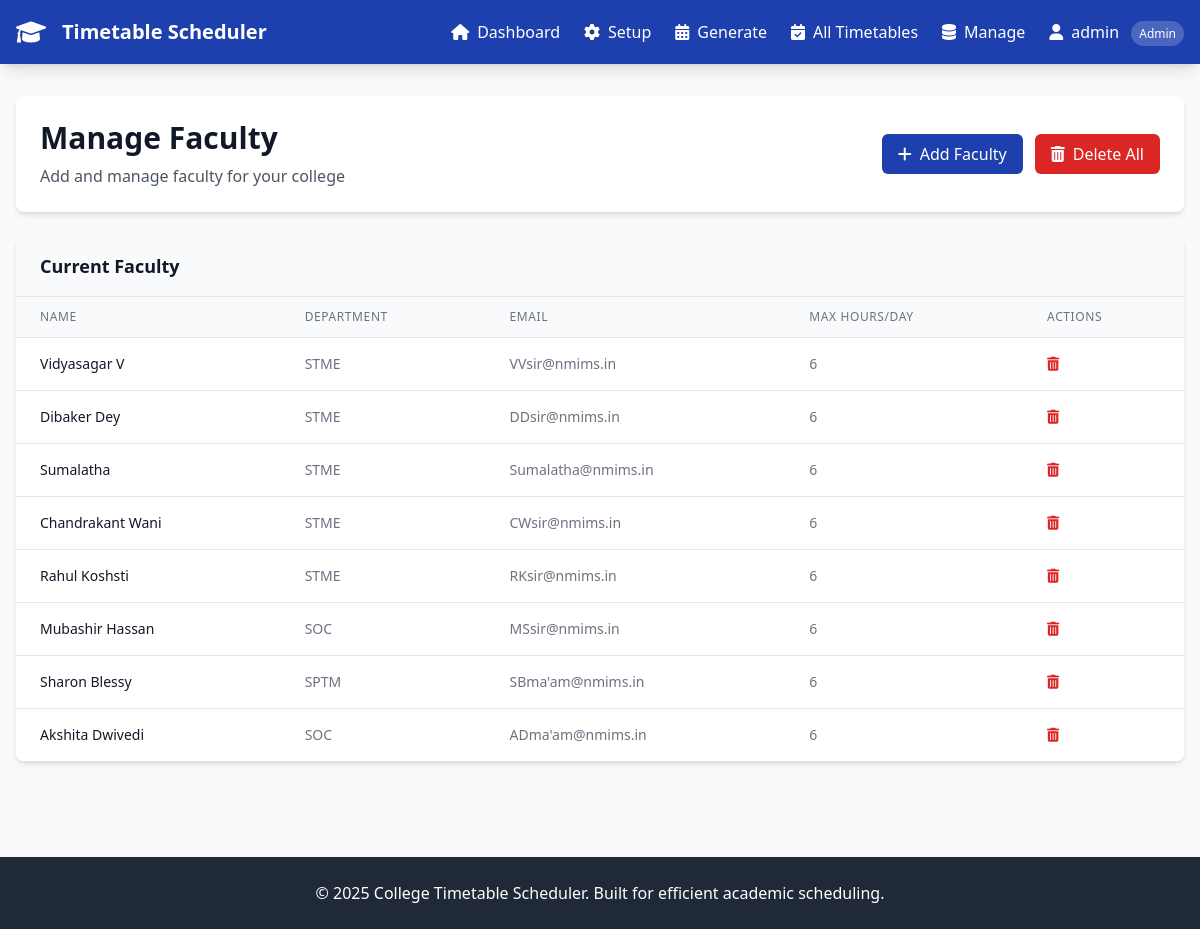
Screenshot of /manage/faculty (signed in) with the database file from the repository.
### timetable_scheduler/app.py (models this page shows)
class Faculty(db.Model):
    id = db.Column(db.Integer, primary_key=True)
    name = db.Column(db.String(100), nullable=False)
    email = db.Column(db.String(100), unique=True, nullable=True)
    department = db.Column(db.String(50))
    max_hours_per_day = db.Column(db.Integer, default=6)
    avg_leaves_per_month = db.Column(db.Integer, default=2)

### timetable_scheduler/app.py (the view)
@app.route('/manage/<string:entity>')
def manage_entity(entity):
    if 'user_id' not in session or session.get('user_role') != 'admin':
        flash('Access denied. Admin privileges required.', 'error')
        return redirect(url_for('login'))
    data = {}
    if entity == 'classrooms':
        data['items'] = Classroom.query.all()
    elif entity == 'faculty':
        data['items'] = Faculty.query.all()
    elif entity == 'subjects':
        data['items'] = Subject.query.all()
        data['faculty'] = Faculty.query.all()
    elif entity == 'batches':
        data['items'] = Batch.query.all()
    elif entity == 'students':
        data['items'] = User.query.filter_by(role='student').all()
        data['batches'] = Batch.query.all()
    if 'items' not in data:
        data['items'] = []
    return render_template('manage.html', entity=entity, data=data)

### timetable_scheduler/templates/manage.html (shortened to what this page needs)
{% extends "base.html" %}
{% block content %}
<div class="space-y-6">
    <div class="bg-white rounded-lg shadow-md p-6">
        <div class="flex items-center justify-between">
            <div>
                <h1 class="text-3xl font-bold text-gray-900">Manage {{ entity.title() }}</h1>
                <p class="text-gray-600 mt-2">Add and manage {{ entity }} for your college</p>
            </div>
            <div class="flex space-x-3">
                <button onclick="toggleAddForm()" class="bg-college-blue text-white px-4 py-2 rounded-md hover:bg-college-dark transition duration-200">
                    <i class="fas fa-plus mr-2"></i>Add {{ entity.rstrip('s').title() }}
                </button>
                {% if data['items'] %}
                <form method="POST" action="{{ url_for('delete_all_entities', entity=entity) }}" style="display: inline-block;" onsubmit="return confirm('⚠️ WARNING: This will delete ALL {{ entity }}! This action cannot be undone. Are you absolutely sure?')">
                    <button type="submit" class="bg-red-600 text-white px-4 py-2 rounded-md hover:bg-red-700 transition duration-200">
                        <i class="fas fa-trash-alt mr-2"></i>Delete All
                    </button>
                </form>
                {% endif %}
            </div>
        </div>
    </div>
    <div class="bg-white rounded-lg shadow-md overflow-hidden">
        <div class="px-6 py-4 bg-gray-50 border-b">
            <h2 class="text-lg font-semibold text-gray-900">Current {{ entity.title() }}</h2>
        </div>
        {% if data['items'] %}
            <div class="overflow-x-auto">
                <table class="min-w-full divide-y divide-gray-200">
                    <thead class="bg-gray-50">
                        <tr>
                            {% if entity == 'classrooms' %}
                                <th class="px-6 py-3 text-left text-xs font-medium text-gray-500 uppercase tracking-wider">Name</th>
                                <th class="px-6 py-3 text-left text-xs font-medium text-gray-500 uppercase tracking-wider">Capacity</th>
                                <th class="px-6 py-3 text-left text-xs font-medium text-gray-500 uppercase tracking-wider">Type</th>
                                <th class="px-6 py-3 text-left text-xs font-medium text-gray-500 uppercase tracking-wider">Status</th>
                                <th class="px-6 py-3 text-left text-xs font-medium text-gray-500 uppercase tracking-wider">Actions</th>
                            {% elif entity == 'faculty' %}
                                <th class="px-6 py-3 text-left text-xs font-medium text-gray-500 uppercase tracking-wider">Name</th>
                                <th class="px-6 py-3 text-left text-xs font-medium text-gray-500 uppercase tracking-wider">Department</th>
                                <th class="px-6 py-3 text-left text-xs font-medium text-gray-500 uppercase tracking-wider">Email</th>
                                <th class="px-6 py-3 text-left text-xs font-medium text-gray-500 uppercase tracking-wider">Max Hours/Day</th>
                                <th class="px-6 py-3 text-left text-xs font-medium text-gray-500 uppercase tracking-wider">Actions</th>
                            {% endif %}
                        </tr>
                    </thead>
                    <tbody class="bg-white divide-y divide-gray-200">
                        {% for item in data['items'] %}
                            <tr class="hover:bg-gray-50">
                                {% if entity == 'classrooms' %}
                                    <td class="px-6 py-4 whitespace-nowrap text-sm font-medium text-gray-900">{{ item.name }}</td>
                                    <td class="px-6 py-4 whitespace-nowrap text-sm text-gray-500">{{ item.capacity }}</td>
                                    <td class="px-6 py-4 whitespace-nowrap">
                                        <span class="px-2 inline-flex text-xs leading-5 font-semibold rounded-full {% if item.type == 'lab' %}bg-blue-100 text-blue-800{% elif item.type == 'tutorial' %}bg-orange-100 text-orange-800{% elif item.type == 'auditorium' %}bg-purple-100 text-purple-800{% else %}bg-green-100 text-green-800{% endif %}">
                                            {{ item.type.title() }}
                                        </span>
                                    </td>
                                    <td class="px-6 py-4 whitespace-nowrap">
                                        <span class="px-2 inline-flex text-xs leading-5 font-semibold rounded-full {% if item.is_available %}bg-green-100 text-green-800{% else %}bg-red-100 text-red-800{% endif %}">
                                            {% if item.is_available %}Available{% else %}Unavailable{% endif %}
                                        </span>
                                    </td>
                                    <td class="px-6 py-4 whitespace-nowrap text-sm text-gray-500">
                                        <form method="POST" action="{{ url_for('delete_entity', entity='classroom', item_id=item.id) }}" style="display: inline-block;" onsubmit="return confirm('Are you sure you want to delete this classroom? This action cannot be undone.')">
                                            <button type="submit" class="text-red-600 hover:text-red-900 transition duration-200">
                                                <i class="fas fa-trash-alt"></i>
                                            </button>
                                        </form>
                                    </td>
                                {% elif entity == 'faculty' %}
                                    <td class="px-6 py-4 whitespace-nowrap text-sm font-medium text-gray-900">{{ item.name }}</td>
                                    <td class="px-6 py-4 whitespace-nowrap text-sm text-gray-500">{{ item.department }}</td>
                                    <td class="px-6 py-4 whitespace-nowrap text-sm text-gray-500">{{ item.email or 'N/A' }}</td>
                                    <td class="px-6 py-4 whitespace-nowrap text-sm text-gray-500">{{ item.max_hours_per_day }}</td>
                                    <td class="px-6 py-4 whitespace-nowrap text-sm text-gray-500">
                                        <form method="POST" action="{{ url_for('delete_entity', entity='faculty', item_id=item.id) }}" style="display: inline-block;" onsubmit="return confirm('Are you sure you want to delete this faculty member? This action cannot be undone.')">
                                            <button type="submit" class="text-red-600 hover:text-red-900 transition duration-200">
                                                <i class="fas fa-trash-alt"></i>
                                            </button>
                                        </form>
                                    </td>
                                {% endif %}
                            </tr>
                        {% endfor %}
                    </tbody>
                </table>
            </div>
        {% else %}
            <div class="px-6 py-8 text-center">
                <i class="fas fa-inbox text-4xl text-gray-400 mb-4"></i>
                <p class="text-gray-500">No {{ entity }} found. Add your first {{ entity.rstrip('s') }} to get started.</p>
            </div>
        {% endif %}
    </div>
</div>
{% endblock %}

### rows the page displays
Faculty: name "Vidyasagar V", department "STME", email "VVsir@nmims.in", max_hours_per_day "6"
Faculty: name "Dibaker Dey", department "STME", email "DDsir@nmims.in", max_hours_per_day "6"
Faculty: name "Sumalatha", department "STME", email "Sumalatha@nmims.in", max_hours_per_day "6"
Faculty: name "Chandrakant Wani", department "STME", email "CWsir@nmims.in", max_hours_per_day "6"
Faculty: name "Rahul Koshsti", department "STME", email "RKsir@nmims.in", max_hours_per_day "6"
Faculty: name "Mubashir Hassan", department "SOC", email "MSsir@nmims.in", max_hours_per_day "6"
Faculty: name "Sharon Blessy", department "SPTM", email "SBma'am@nmims.in", max_hours_per_day "6"
Faculty: name "Akshita Dwivedi", department "SOC", email "ADma'am@nmims.in", max_hours_per_day "6"

### other values shown
{{ session.username }} "admin"
{{ entity.title() }} "Faculty"
{{ entity }} "faculty"
{{ entity.rstrip('s').title() }} "Faculty"
